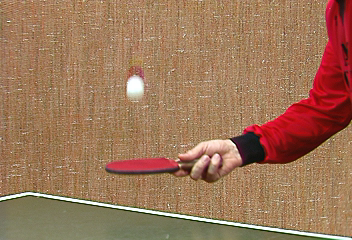
#> input picture lab2/Data/stennis/stennis_001.ppm, 352 x 240 px
$ jupyter execute --allow-errors 'Optical Flow_sketch.ipynb'   (shell and % lines are left out)
#> lines starting #> are read from the running program, lines starting #| are printed output that depends on the picture; after the words box and inside, x2 and y2 are one past the last pixel; in counts of white or black regions, pixels touching at a corner belong together
### lab2/visualize_flow.py
import numpy as np

def make_colorwheel():
    '''
    Generates a color wheel for optical flow visualization as presented in:
        Baker et al. "A Database and Evaluation Methodology for Optical Flow" (ICCV, 2007)
        URL: http://vision.middlebury.edu/flow/flowEval-iccv07.pdf
    According to the C++ source code of Daniel Scharstein
    According to the Matlab source code of Deqing Sun
    '''

    RY = 15
    YG = 6
    GC = 4
    CB = 11
    BM = 13
    MR = 6

    ncols = RY + YG + GC + CB + BM + MR
    colorwheel = np.zeros((ncols, 3))
    col = 0

    # RY
    colorwheel[0:RY, 0] = 255
    colorwheel[0:RY, 1] = np.floor(255*np.arange(0,RY)/RY)
    col = col+RY
    # YG
    colorwheel[col:col+YG, 0] = 255 - np.floor(255*np.arange(0,YG)/YG)
    colorwheel[col:col+YG, 1] = 255
    col = col+YG
    # GC
    colorwheel[col:col+GC, 1] = 255
    colorwheel[col:col+GC, 2] = np.floor(255*np.arange(0,GC)/GC)
    col = col+GC
    # CB
    colorwheel[col:col+CB, 1] = 255 - np.floor(255*np.arange(CB)/CB)
    colorwheel[col:col+CB, 2] = 255
    col = col+CB
    # BM
    colorwheel[col:col+BM, 2] = 255
    colorwheel[col:col+BM, 0] = np.floor(255*np.arange(0,BM)/BM)
    col = col+BM
    # MR
    colorwheel[col:col+MR, 2] = 255 - np.floor(255*np.arange(MR)/MR)
    colorwheel[col:col+MR, 0] = 255
    return colorwheel


def flow_compute_color(u, v, convert_to_bgr=False):
    '''
    Applies the flow color wheel to (possibly clipped) flow components u and v.
    According to the C++ source code of Daniel Scharstein
    According to the Matlab source code of Deqing Sun
    :param u: np.ndarray, input horizontal flow
    :param v: np.ndarray, input vertical flow
    :param convert_to_bgr: bool, whether to change ordering and output BGR instead of RGB
    :return:
    '''

    flow_image = np.zeros((u.shape[0], u.shape[1], 3), np.uint8)

    colorwheel = make_colorwheel()  # shape [55x3]
    ncols = colorwheel.shape[0]

    rad = np.sqrt(np.square(u) + np.square(v))
    a = np.arctan2(-v, -u)/np.pi

    fk = (a+1) / 2*(ncols-1)
    k0 = np.floor(fk).astype(np.int32)
    k1 = k0 + 1
    k1[k1 == ncols] = 0
    f = fk - k0

    for i in range(colorwheel.shape[1]):

        tmp = colorwheel[:,i]
        col0 = tmp[k0] / 255.0
        col1 = tmp[k1] / 255.0
        col = (1-f)*col0 + f*col1

        idx = (rad <= 1)
        col[idx]  = 1 - rad[idx] * (1-col[idx])
        col[~idx] = col[~idx] * 0.75   # out of range?

        # Note the 2-i => BGR instead of RGB
        ch_idx = 2-i if convert_to_bgr else i
        flow_image[:,:,ch_idx] = np.floor(255 * col)

    return flow_image


def flow_to_color(flow_uv, clip_flow=None, convert_to_bgr=False):
    '''
    Expects a two dimensional flow image of shape [H,W,2]
    According to the C++ source code of Daniel Scharstein
    According to the Matlab source code of Deqing Sun
    :param flow_uv: np.ndarray of shape [H,W,2]
    :param clip_flow: float, maximum clipping value for flow
    :return:
    '''

    assert flow_uv.ndim == 3, 'input flow must have three dimensions'
    assert flow_uv.shape[2] == 2, 'input flow must have shape [H,W,2]'

    if clip_flow is not None:
        flow_uv = np.clip(flow_uv, 0, clip_flow)

    u = flow_uv[:,:,0]
    v = flow_uv[:,:,1]

    rad = np.sqrt(np.square(u) + np.square(v))
    rad_max = np.max(rad)

    epsilon = 1e-5
    u = u / (rad_max + epsilon)
    v = v / (rad_max + epsilon)

    return flow_compute_color(u, v, convert_to_bgr)

### lab2/Optical Flow_sketch.ipynb
##  SURNAME: Benvenuto NAME: Giulia
#### **I cleared all the outputs because otherwise the size of the notebook was too big to be uploaded on aulaweb.**

[cell 1]
import numpy as np
import cv2 as cv2
from scipy import signal
import matplotlib.pyplot as plt
from visualize_flow import flow_to_color
import time

##  Lucas-Kanade optical flow algorithm

In this lab we deepen our understanding on the Lucas Kanade (LK) optical flow algorithm.

<ol>
    <li>Part 1: we go into the <b>implementation details</b> of a single scale estimation (the one we saw in class) </li>
    <li>Part 2 (optional): we will use the <b>pre-implemented </b> algorithm (OpenCV) for a multi-resolution pyramidal version.</li>
</ol>

### Part1 - Single Scale LK

[cell 2]
# we start by loading a pair of adjacent frames
#img1= cv2.imread('Data/stennis/stennis_002.ppm', cv2.IMREAD_GRAYSCALE)
#img2= cv2.imread('Data/stennis/stennis_003.ppm', cv2.IMREAD_GRAYSCALE)
img1= cv2.imread('Data/sphere/sphere.12.ppm', cv2.IMREAD_GRAYSCALE)
img2= cv2.imread('Data/sphere/sphere.13.ppm', cv2.IMREAD_GRAYSCALE)

plt.subplot(1,2,1)
#> (the rest of this cell did not finish here and is left out)

<b> Fill in the missing details on the Lucas_Kanade function, after you analyse and understand what's already there: </b>

[cell 3]
# this function computes the optical flow between 2 frames

# Takes as inputs two grayscale images im1 and im2 taken at times t1 and t2, a window size window_size (odd) that controls the size
# of the pixel neighbourhoodand tau that is a threshould on the "quality" of the neighbourhood
def Lucas_Kanade(im1, im2, window_size, tau):

    # Spatio-temporal derivative kernels: the derivative of an image is a measure of how quickly the image intensity changes in
    # different directions. Therefore, the derivative kernel highlights the areas where the image intensity changes rapidly in a
    # particular direction, here we use these kernels to find the corners.
    kernel_x = np.array([[-1., 1.], [-1., 1.]])*.25
    kernel_y = np.array([[-1., -1.], [1., 1.]])*.25
    kernel_t = np.array([[1., 1.], [1., 1.]])*.25

    # window_size is odd, all the pixels with offset in between [-w, w] are inside the window
    w = int(window_size/2)

    # Normalization of the image pixel values to a range of 0 - 1.
    I1g = im1 / 255. # normalize pixels
    I2g = im2 / 255. # normalize pixels


    # Implement Lucas Kanade
    # for each point, calculate I_x, I_y, I_t

    # Applying the kernels convolving them with the image and we get back the derivatives in space (fx and fy) and time (ft)
    mode = 'same'
    fx = signal.convolve2d(I1g, kernel_x, boundary='symm', mode=mode)# + signal.convolve2d(I2g, kernel_x, boundary='symm', mode=mode)
    fy = signal.convolve2d(I1g, kernel_y, boundary='symm', mode=mode)# + signal.convolve2d(I2g, kernel_y, boundary='symm', mode=mode)
    ft = signal.convolve2d(I1g, kernel_t, boundary='symm', mode=mode) + signal.convolve2d(I2g, -kernel_t, boundary='symm', mode=mode)

    # Initializing the matrices u and v of the same shape of the image in which the algorithm will put the vertical and horizontal components of the optical flow
    u = np.zeros(I1g.shape)
    v = np.zeros(I1g.shape)
    # within window window_size * window_size


    for i in range(w, I1g.shape[0] - w):
        for j in range(w, I1g.shape[1] - w):

            # For every pixel in the image we take the derivatives in its neighbourhood
            # Initializes the variables Ix, Iy, and It by flattening the spatio-temporal derivatives over the window "w"
            Ix = fx[i-w:i+w+1, j-w:j+w+1].flatten()
            Iy = fy[i-w:i+w+1, j-w:j+w+1].flatten()
            It = np.array(ft[i-w:i+w+1, j-w:j+w+1].flatten())

            # Build the matrix A and the vector b to resolve the linear system Au=b
            A = np.transpose(np.array([Ix, Iy]))
            b = -It

            # compute the smallest eigenvalue of the autocorrelation matrix.
            # The eigenvalues of A^T A are related to the gradient of the image and are used to determine if the optical flow calculation is reliable.
            # If the minimum eigenvalue is greater than or equal to a threshold "tau", then the calculation is considered reliable,
            # and the optical flow is calculated. Otherwise, the optical flow is set to zero.
            if np.min(abs(np.linalg.eigvals(np.matmul(A.T, A)))) >= tau:

                # Solve the linear system with the pseudo-inverse.
                # It could happen that the resulting equations are overdetermined, meaning that there are more equations than unknowns. For such a system the
                # matrix inverse method will not work because the A matrix is not square.
                # In order to solve the overdetermined system of equations, the Lucas-Kanade algorithm uses the pseudo inverse of the coefficient matrix.
                nu = np.matmul(np.linalg.pinv(A), b)
                u[i,j] = nu[0] # adding the horizontal component of the optical flow
                v[i,j] = nu[1] # adding the vertical component of the optical flow


    # Return thhe velocity vector of the tracked feature.
    # Returns the horizontal and vertical components of the optical flow u and v
    return (u,v)

### Lucas Kanade Algorithm
This algorithm is a widely used in computer vision for estimating the optical flow of an image. Optical flow is the apparent motion of objects in an image so it is the answer to the problem of estimating the apparent motion of the brightness pattern of the image.

The Lucas-Kanade algorithm assumes that the optical flow is locally constant, so it assumes that the motion between two nearby points in an image is similar. Following the notation of the slides we can say that u is constant in a small neighbourhood of a point.

The algorithm works by taking a small window around a pixel in the first image, and searching for a corresponding window in the second image that is most similar to the first one. The displacement between the two is assumed to be the optical flow. The optical flow minimizes the sum-squared error of the brightness constancy equations for each pixel in a window.

<br>
Call the previously defined method

[cell 4]
start = time.time()
#> (the rest of this cell did not finish here and is left out)

Let's visualize the results of the flow field. We may try the quiver function first

[cell 5]
plt.figure(figsize=(12, 6))
#> (the rest of this cell did not finish here and is left out)

[cell 6]
# plt.quiver??

We may also visualize the flow field using a color-coding algorithm ( See https://github.com/tomrunia/OpticalFlow_Visualization)

#> (a cell that did not finish here is left out)

###   Analysis:

- Go back to the function Lucas_Kanade and a comment to explain each line of code
- In particular, can you explain this? <tt> np.min(abs(np.linalg.eigvals(np.matmul(A.T, A)))) >= tau: </tt>
**I commented out all the function line by line in the code cell**

### Experiments:
- Try different window size and thresholds tau
- Try different frames (also introducing some temporal gap between them)
- Try both sphere and tennis datasets
- What do you observe ? Do you see any specific limits in the very simple LK method?

### Different thresholds tau

[cell 8]
print("Tau values: " + str(np.logspace(-6, -1, num = 6)))

[cell 9]
img1 = cv2.imread('Data/sphere/sphere.12.ppm',cv2.IMREAD_GRAYSCALE)
img2 = cv2.imread('Data/sphere/sphere.13.ppm',cv2.IMREAD_GRAYSCALE)

fig, axs = plt.subplots(2, 3, figsize=(18, 8))

#> (the rest of this cell did not finish here and is left out)

Visualize the flow field using a color-coding algorithm

[cell 10]
img1 = cv2.imread('Data/sphere/sphere.12.ppm',cv2.IMREAD_GRAYSCALE)
img2 = cv2.imread('Data/sphere/sphere.13.ppm',cv2.IMREAD_GRAYSCALE)

fig, axs = plt.subplots(2, 3, figsize=(18, 8))

#> (the rest of this cell did not finish here and is left out)

**Observations about tau:**

I tried to visualize the flow field for different values of tau.
- If **tau is small** we have a bigger number of points in which the optical flow is computed, this result in a more detailed flow field that is better able to capture fine-scale variations in the image. However, this can also make the flow filed more susceptible to noise.
- If **tau is big** we have a smaller number of points in which the optical flow is computed, this result in a smoother and less detailed flow field. I think that having a big value for tau can be useful when dealing with noisy images because we can prevent "overfitting" to the noise.

### Different window size

[cell 11]
print("Window values: " + str(np.round(np.linspace(1, 25, num=8))))

[cell 12]
img1 = cv2.imread('Data/sphere/sphere.12.ppm',cv2.IMREAD_GRAYSCALE)
img2 = cv2.imread('Data/sphere/sphere.13.ppm',cv2.IMREAD_GRAYSCALE)

fig, axs = plt.subplots(2, 4, figsize=(18, 8))

#> (the rest of this cell did not finish here and is left out)

**Observations about the window size:**

The window size determines the size of the neighborhood around each pixel that is used to estimate the optical flow. The given window size was 7, I tried both to increase it to 11 and to decrease it to 5.
- If the **window size is bigger** we will get as result a more global estimate of the optical flow because the algorithm will consider a larger neighborhood around each pixel. I think that increasing the window size can be useful if we are dealing with large-scale motion but if we're dealing with fine-scale motion it may make the algorithm less sensitive.
- If the **window size is smaller** we will get as result a more global estimate of the optical flow because the algorithm will consider a smaller neighborhood around each pixel. I think that decresing the window size can be useful if we are dealing with fine-scale motion, but it may also make the algorithm more susceptible to noise.

### Different frames (introducing temporal gap between them)

[cell 13]
img1 = cv2.imread('Data/sphere/sphere.1.ppm', cv2.IMREAD_GRAYSCALE)
img2 = cv2.imread('Data/sphere/sphere.15.ppm', cv2.IMREAD_GRAYSCALE)

start = time.time()
#> (the rest of this cell did not finish here and is left out)

**Observations about different frames with temporal gap:**
If we compare two frames with some temporal gap between them (frames that are not consecutive in time), the resulting optical flow field represents the average motion of the objects in the scene over the time interval between the frames.

### Tennis Dataset

[cell 14]
img1 = cv2.imread('Data/stennis/stennis_001.ppm', cv2.IMREAD_GRAYSCALE)
#> img1: shape (240, 352); min 1, max 255, mean 126.1
img2 = cv2.imread('Data/stennis/stennis_020.ppm', cv2.IMREAD_GRAYSCALE)
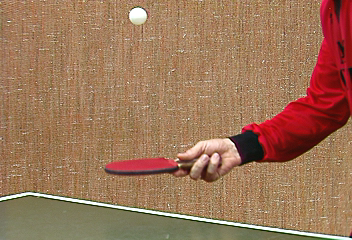
#> input picture lab2/Data/stennis/stennis_020.ppm, 352 x 240 px
#> img2: shape (240, 352); min 3, max 255, mean 125.7

plt.subplot(1,2,1)
plt.imshow(cv2.cvtColor(img1, cv2.COLOR_BGR2RGB))
plt.subplot(1,2,2)
plt.imshow(cv2.cvtColor(img2, cv2.COLOR_BGR2RGB))
plt.show()

[cell 15]
start = time.time()
[u,v] = Lucas_Kanade(img1, img2, 7, 0.001)
#> in Lucas_Kanade (call 6), `fx = signal.convolve2d(I1g, kernel_x, boundary='symm', mode=mode)# + s..`:
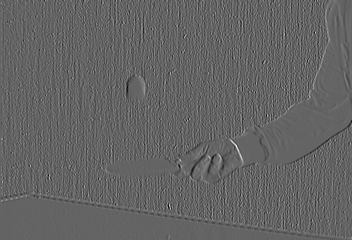
#> fx: shape (240, 352) float64; min -0.22, max 0.34, mean 0.00019; drawn with min black and max white
#> after the loop in Lucas_Kanade (call 6), `for i in range(w, I1g.shape[0] - w):`:
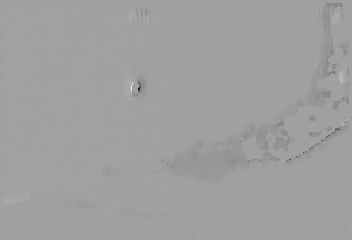
#> u: shape (240, 352) float64; min -22.47, max 13.34, mean -0.0243; drawn with min black and max white
print("Elapsed time is %d"%(time.time() - start))

[cell 16]
plt.figure(figsize=(12, 6))
plt.imshow(cv2.cvtColor(img2, cv2.COLOR_BGR2RGB))
print(u.shape)
#| (240, 352)
print(v.shape)
#| (240, 352)
xaxis = list(np.arange(img1.shape[0]))
#> xaxis = 240 values from 0 to 239
yaxis = list(np.arange(img1.shape[1]))
#> yaxis = 352 values from 0 to 351
#plt.xlim(0, 352)
#plt.ylim(240,0)
plt.quiver(u,v)
plt.show()
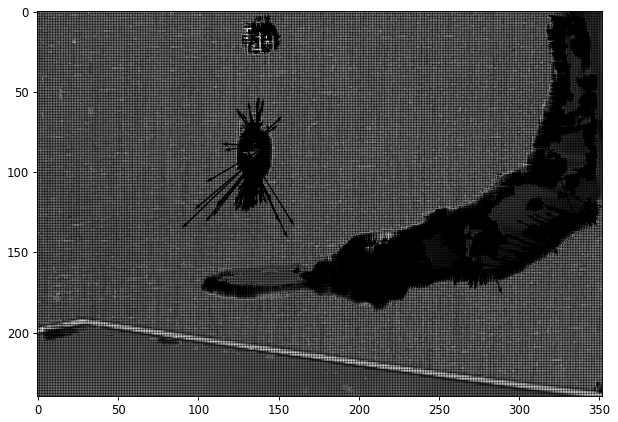
#> figure drawn by matplotlib, 1 panel

[cell 17]
flow = np.stack([u,v], axis=2)
flow_color = flow_to_color(flow, convert_to_bgr=False)
#> in flow_to_color, `rad_max = np.max(rad)`: rad_max = 31.34
#> in flow_compute_color, `a = np.arctan2(-v, -u)/np.pi`:
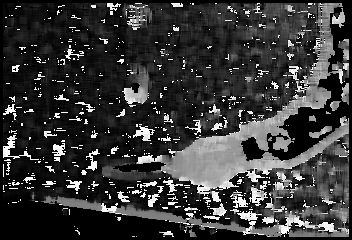
#> a: shape (240, 352) float64; min -1, max 1, mean -0.554; drawn with min black and max white
#> in flow_compute_color, `f = fk - k0`:
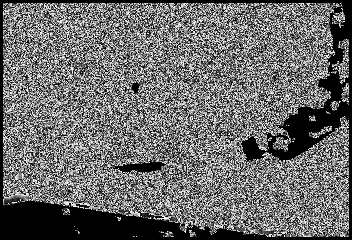
#> f: shape (240, 352) float64; min 0, max 1, mean 0.424
#> after the loop in flow_compute_color, `for i in range(colorwheel.shape[1]):`:
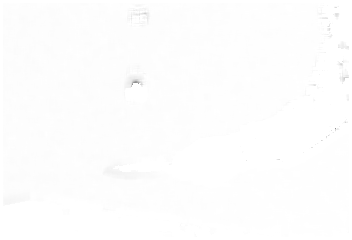
#> col: shape (240, 352) float64; min 0.563, max 1, mean 0.996
plt.imshow(flow_color)
plt.show()

**Observations about the Tennis Dataset:**

The algorithm manage to detect the movement of the tennis ball. But it seems strange to me that in the tennis ball there are so many arrows pointing downwards since the ball is moving upwards.

### Optional Part2 - Pyramidal LK
<i>We did not cover the Pyramidal extension during the OF class; this part should be considered as additional and optional material. </i>
<br>
Now let's take a look at the implementation provided in OpenCV of a pyramid Lucas-Kanade Sparse optical flow

The algorithm evaluates optical flow on sparse points (corners) in order to avoid the ill-posed inversion of A'A.
Additionally, Optical flow is calculated and combined on different scales to handle large-displacement

[cell 18]
img1= cv2.imread('Data/sphere/sphere.12.ppm', cv2.IMREAD_GRAYSCALE)
img2= cv2.imread('Data/sphere/sphere.13.ppm', cv2.IMREAD_GRAYSCALE)

[cell 19]
#parameters of the corner detection procedure
feature_params = dict( maxCorners = 100,
                       qualityLevel = 0.1,
                       minDistance = 7,
                       blockSize = 7 )

# Parameters for lucas kanade optical flow
lk_params = dict( winSize  = (15,15),
                  maxLevel = 2,
                  criteria = (cv2.TERM_CRITERIA_EPS | cv2.TERM_CRITERIA_COUNT, 10, 0.03))

1- Call the function that detects the key-points (Shi-Tomasi corners) from the first frame
2- Call LK Flow algorithm which returns the positions of these key points in the second frame

[cell 20]
p0 = cv2.goodFeaturesToTrack(img1, mask = None, **feature_params)
#> p0 = None
#> (the rest of this cell did not finish here and is left out)

Draw vectors to connect points from the first frame and the second frame to visualize the motion vectors

#> (a cell that did not finish here is left out)

### Tennis Dataset

[cell 22]
img1 = cv2.imread('Data/stennis/stennis_001.ppm', cv2.IMREAD_GRAYSCALE)
img2 = cv2.imread('Data/stennis/stennis_020.ppm', cv2.IMREAD_GRAYSCALE)

[cell 23]
#parameters of the corner detection procedure
feature_params = dict( maxCorners = 100,
                       qualityLevel = 0.1,
                       minDistance = 7,
                       blockSize = 7 )

# Parameters for lucas kanade optical flow
lk_params = dict( winSize  = (15,15),
                  maxLevel = 2,
                  criteria = (cv2.TERM_CRITERIA_EPS | cv2.TERM_CRITERIA_COUNT, 10, 0.03))

[cell 24]
p0 = cv2.goodFeaturesToTrack(img1, mask = None, **feature_params)
#> p0 = 100 rows, first 8: [208, 157], [216, 156], [178, 162], [233, 139], [187, 174], [214, 163], [306, 96], [319, 55]
p1, st, err = cv2.calcOpticalFlowPyrLK(img1, img2, p0, None, **lk_params)
#> p1 = 100 rows, first 8: [207.3, 156.3], [215.3, 155.2], [177.3, 161.7], [231.7, 137.8], [186.5, 173.7], [213.3, 162.3], [303.3, 94.61], [314.5, 54.85]; st = 100 values, max 1 at index 0, min 0 at index 97, mean 0.99; err = 100 values, max 46.22 at index 34, min 4.56e-41 at index 97, mean 8.17

[cell 25]
good_new = p1[st==1]
#> good_new = 99 pairs, first value 2.31 to 339, second value 2.19 to 226
good_old = p0[st==1]
#> good_old = 99 pairs, first value 2 to 339, second value 2 to 226
mask = np.zeros_like(img1)
print(good_old.shape)
#| (99, 2)
for i,(new,old) in enumerate(zip(p1,p0)):
    a,b = np.int32(new.ravel())
    c,d = np.int32(old.ravel())
    mask = cv2.line(mask, (a,b),(c,d), [255,255,0], 2)
#> this loop made 100 passes
#> (new, a, b, c, d) on passes 1, 2, 3, 4, 5, 6, 7, 8, 9, 10, 12, 13: ([[207.3, 156.3]], 207, 156, 208, 157), ([[215.3, 155.2]], 215, 155, 216, 156), ([[177.3, 161.7]], 177, 161, 178, 162), ([[231.7, 137.8]], 231, 137, 233, 139), ([[186.5, 173.7]], 186, 173, 187, 174), ([[213.3, 162.3]], 213, 162, 214, 163), ([[303.3, 94.61]], 303, 94, 306, 96), ([[314.5, 54.85]], 314, 54, 319, 55), ([[239.9, 161.9]], 239, 161, 241, 163), ([[107.4, 29.12]], 107, 29, 111, 19), ([[188.4, 165.6]], 188, 165, 189, 166), ([[166.2, 209.1]], 166, 209, 166, 209)
#> (a, b, c, d) on passes 11, 18, 28: (313, 202, 313, 202), (295, 226, 295, 226), (282, 224, 282, 225)
#> pass 1, `mask = cv2.line(mask, (a,b),(c,d), [255,255,0], 2)`:
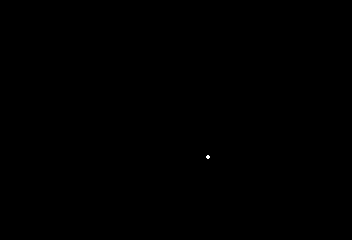
#> mask: shape (240, 352); 0.01% white in thin lines or dots, all inside (x1, y1, x2, y2) = (206, 155, 210, 159)
#> after the loop:
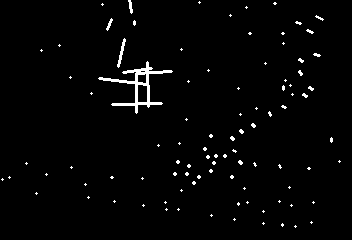
#> mask: shape (240, 352); 2% white; 95 white regions (88 under 20 px), largest, box (x1, y1, x2, y2) and area: (98, 61, 173, 114) 702, (117, 38, 126, 68) 86, (128, 0, 133, 14) 40
img2 = cv2.add(img2,mask)
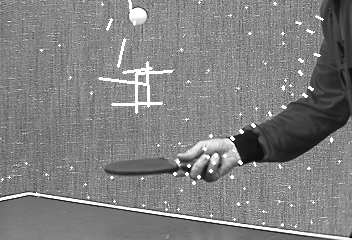
#> img2: shape (240, 352); min 3, max 255, mean 128.1
plt.imshow(cv2.cvtColor(img2, cv2.COLOR_BGR2RGB))
